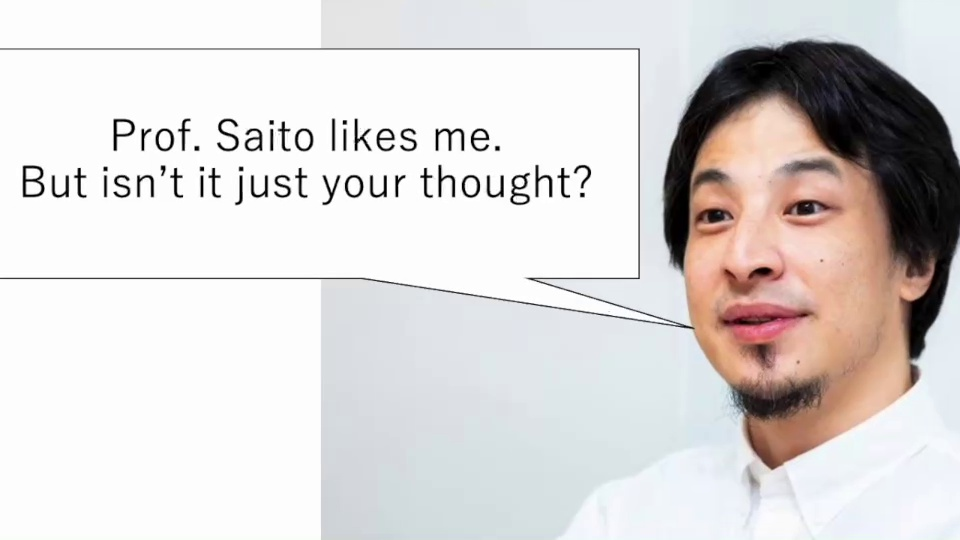
#> input picture exercise0516/frame_img/video_img_0003.jpg, 960 x 540 px, given in place of prof_likes_hiroyuki3.mp4, which was not available
$ python ex0516_2.py
#> lines starting #> are read from the running program, lines starting #| are printed output that depends on the picture; pictures that were not available may be replaced by others from this repository, and a replacement may not be noted
import numpy as np
import cv2 as cv
import scipy.optimize as op
from scipy.signal import butter, lfilter, freqz
import matplotlib.pyplot as plt


def match_feature(img1, img2):  # 前回の課題と同様
    # SIFTを用意
    sift = cv.SIFT_create()
    # 特徴点とdescriberを検出
    kp1, des1 = sift.detectAndCompute(img1, None)
    kp2, des2 = sift.detectAndCompute(img2, None)
    # マッチさせる
    bf = cv.BFMatcher()
    matches = bf.knnMatch(des1, des2, k=2)
    good = []  # オブジェクトの保管場所
    good2 = []  # オブジェクトの保管場所 drawMatchesKnnに食わせるための形式
    for m, n in matches:
        if m.distance < 0.3*n.distance:  # 厳選を実施
            good.append(m)
            good2.append([m])
    img1_pt = [list(map(int, kp1[m.queryIdx].pt))
               for m in good]  # マッチした１枚目の特徴点
    img2_pt = [list(map(int, kp2[m.trainIdx].pt))
               for m in good]  # マッチした２枚目の特徴点
    # img3 = cv.drawMatchesKnn(img1, kp1, img2, kp2, good2,
    #                         None, flags=cv.DrawMatchesFlags_NOT_DRAW_SINGLE_POINTS)  # マッチ状況の描画
    # plt.imshow(img3), plt.show()  # 確認のためマッチの様子を出力

    img1_pt_s = []  # 重複削除後のマッチした特徴点
    img2_pt_s = []
    for i in range(len(img1_pt)):
        if (img1_pt[i] not in img1_pt_s) and (img2_pt[i] not in img2_pt_s):  # 重複の確認
            img1_pt_s.append(img1_pt[i])
            img2_pt_s.append(img2_pt[i])

    img1_pt_s = np.array(img1_pt_s)  # 最適化に備えnumpy形式に変換
    img2_pt_s = np.array(img2_pt_s)
    return img1_pt_s, img2_pt_s


def error_func(t):
    # 特徴点の合致における誤差関数
    answer = 0
    for i in range(len(img1_pt_s)):  # 特徴点の組毎に足しこむ
        # 特徴点間の距離の2乗
        answer += (np.linalg.norm(t+img2_pt_s[i]-img1_pt_s[i]))**2
    return answer


def butter_lowpass(cutoff, fs, order=5):
    nyq = 0.5 * fs
    normal_cutoff = cutoff / nyq
    b, a = butter(order, normal_cutoff, btype='low', analog=False)
    return b, a


def butter_lowpass_filter(data, cutoff, fs, order=5):
    b, a = butter_lowpass(cutoff, fs, order=order)
    y = lfilter(b, a, data)
    return y


# 動画の読み込み
mv = cv.VideoCapture("exercise0516/prof_likes_hiroyuki3.mp4")
frame_count = int(mv.get(cv.CAP_PROP_FRAME_COUNT))  # フレーム数
size = (1080, 1920)
# size=(540,960)
size_cv = (size[1], size[0])
frame_rate = int(mv.get(cv.CAP_PROP_FPS))

# 保存形式の指定
fourcc = cv.VideoWriter_fourcc('m', 'p', '4', 'v')  # 保存形式
save = cv.VideoWriter('exercise0516/result/stabilized.mp4',
                      fourcc, frame_rate, size_cv)

vec0_list = []
vec1_list = []

# for i in range(20):
for i in range(frame_count):
    ch, frame = mv.read()  # １フレームずつ取り出す
    frame = cv.cvtColor(frame, cv.COLOR_RGB2GRAY)  # モノクロに変換
    if i != 0:  # 初回はスキップ
        print(i)
        img1_pt_s, img2_pt_s = match_feature(frame_old, frame)  # 特徴点マッチング
        vec = op.minimize(error_func, [0, 0]).x  # ブレのベクトル最適化
        vec = [int(vec[0]), int(vec[1])]  # ベクトルの成分をintに変換
        vec0_list.append(vec[0])
        vec1_list.append(vec[1])
    frame_old = frame
#> this loop made 1 pass
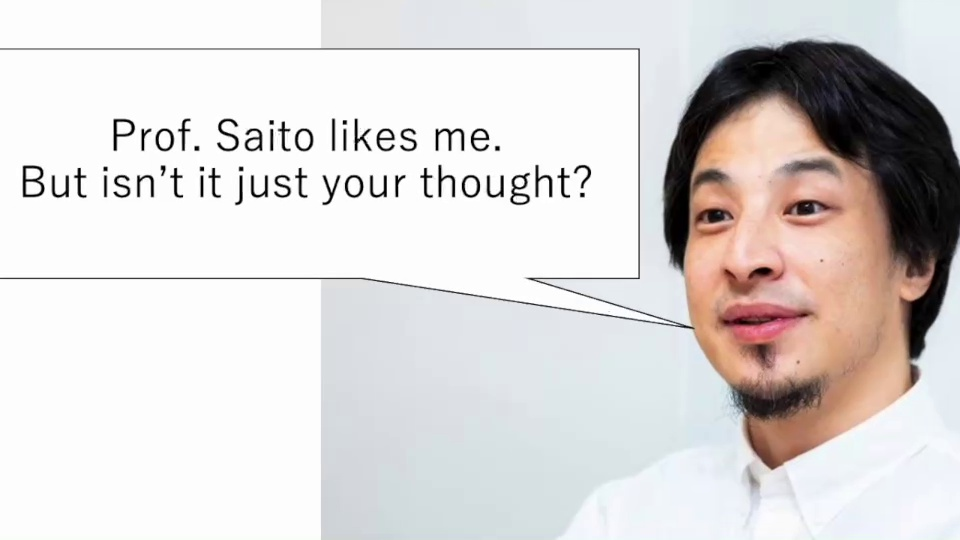
#> input picture exercise0516/frame_img/video_img_0003.jpg, 960 x 540 px, given in place of prof_likes_hiroyuki3.mp4, which was not available
#> pass 1, `frame = cv.cvtColor(frame, cv.COLOR_RGB2GRAY)`:
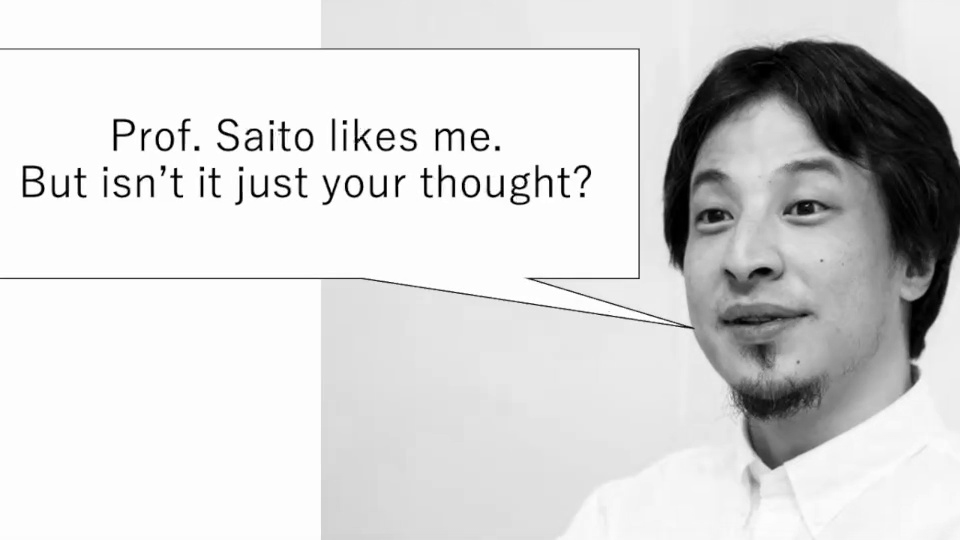
#> frame: shape (540, 960); min 0, max 255, mean 215.2
#> after the loop, vec0_list = []; vec1_list = []

# ベクトルuの平滑化処理

# LPFのパラメータ。試行錯誤的に決定。
order = 6
fs = 30.0
cutoff = 3.667
T = 5.0
n = int(T * fs)

vec0_list = butter_lowpass_filter(
    vec0_list, cutoff, fs, order)  # スタビライズベクトルの高周波成分の消去
#> in butter_lowpass_filter, `y = lfilter(b, a, data)`: y = empty array
#> vec0_list = empty array
vec1_list = butter_lowpass_filter(vec1_list, cutoff, fs, order)
#> vec1_list = empty array


mv2 = cv.VideoCapture("exercise0516/prof_likes_hiroyuki3.mp4")

# for i in range(19):
for i in range(0, frame_count-1):
    ch, frame = mv2.read()  # １フレームずつ取り出す
    if ch:
        frame = cv.cvtColor(frame, cv.COLOR_RGB2GRAY)  # モノクロに変換
        vec[0] = int(vec0_list[i])
        vec[1] = int(vec1_list[i])
        y_start = 0 if vec[0] <= 0 else vec[0]  # 切り出す部分の設定
        y_end = size[0]+vec[0] if vec[0] <= 0 else size[0]
        x_start = 0 if vec[1] <= 0 else vec[1]
        x_end = size[1]+vec[1] if vec[1] <= 0 else size[1]
        tsukau_tokoro = frame[y_start:y_end, x_start:x_end]  # 画像を切り出す
        print(i, tsukau_tokoro.shape)
        canvas = np.insert(tsukau_tokoro, 0 if vec[0] <= 0 else tsukau_tokoro.shape[0], np.zeros(
            (abs(vec[0]), 1)), axis=0)  # 空白行の挿入
        canvas = np.insert(canvas, 0 if vec[1] <= 0 else tsukau_tokoro.shape[1], np.zeros(
            (abs(vec[1]), 1)), axis=1)  # 空白列の挿入
        canvas = canvas[100:canvas.shape[0]-100, 100:canvas.shape[1]-100]  # 拡大
        frame = cv.resize(canvas, size_cv)
        frame = cv.cvtColor(frame, cv.COLOR_GRAY2BGR)
        save.write(frame)

print("保存しました")

mv2.release()  # ファイルを閉じる
save.release()
cv.destroyAllWindows()  # ウインドウを閉じる

$ run again, on exercise0516/frame_img/video_img_0006.jpg
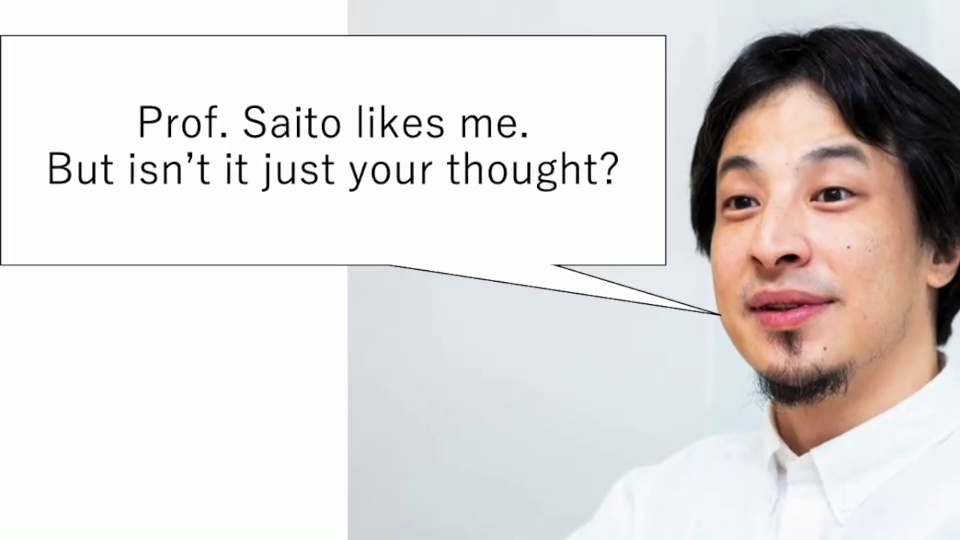
#> input picture exercise0516/frame_img/video_img_0006.jpg, 960 x 540 px, given in place of prof_likes_hiroyuki3.mp4, which was not available
#> the loop `for i in range(frame_count):` made 1 pass
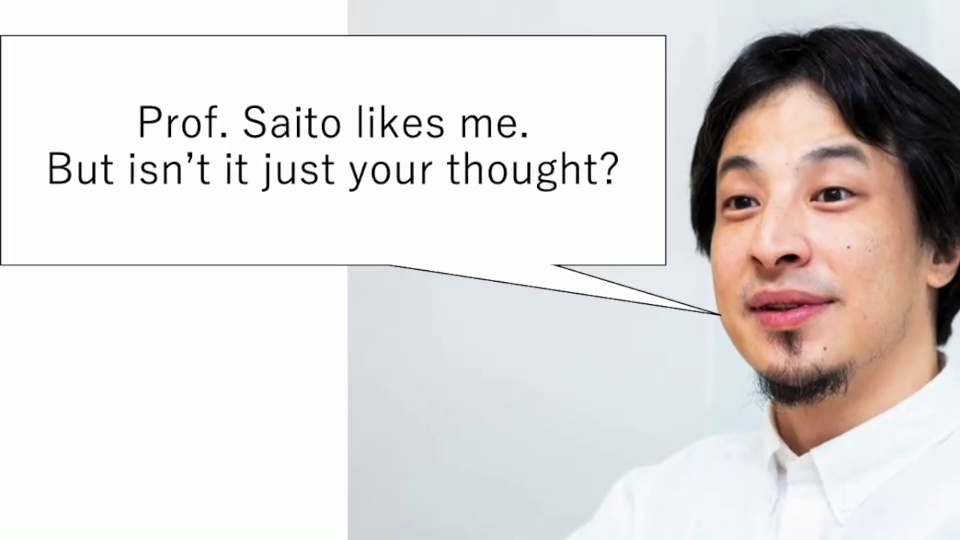
#> input picture exercise0516/frame_img/video_img_0006.jpg, 960 x 540 px, given in place of prof_likes_hiroyuki3.mp4, which was not available
#> pass 1, `frame = cv.cvtColor(frame, cv.COLOR_RGB2GRAY)`:
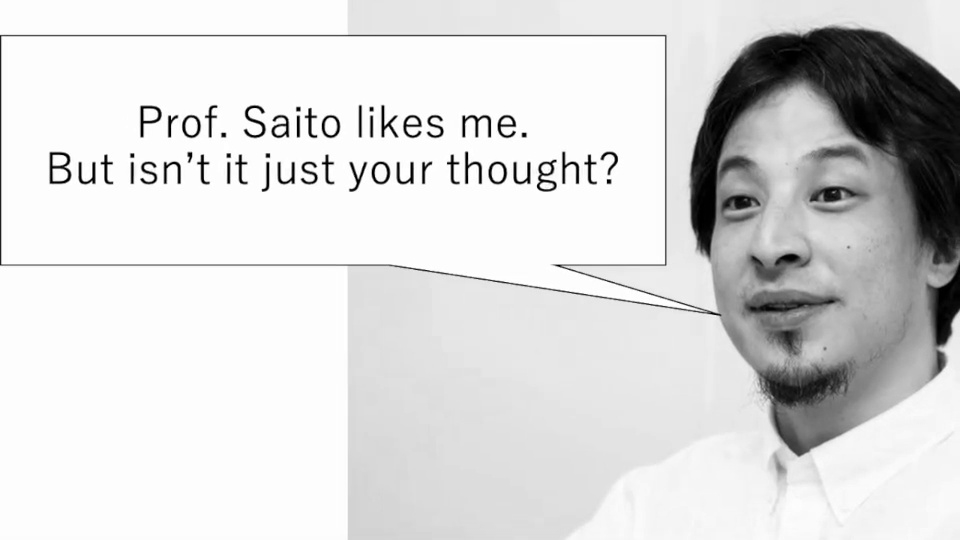
#> frame: shape (540, 960); min 0, max 255, mean 217.4
#> after the loop `for i in range(frame_count):`: vec0_list = []
#> y = empty array

$ run again, on exercise0516/frame_img/video_img_0021.jpg
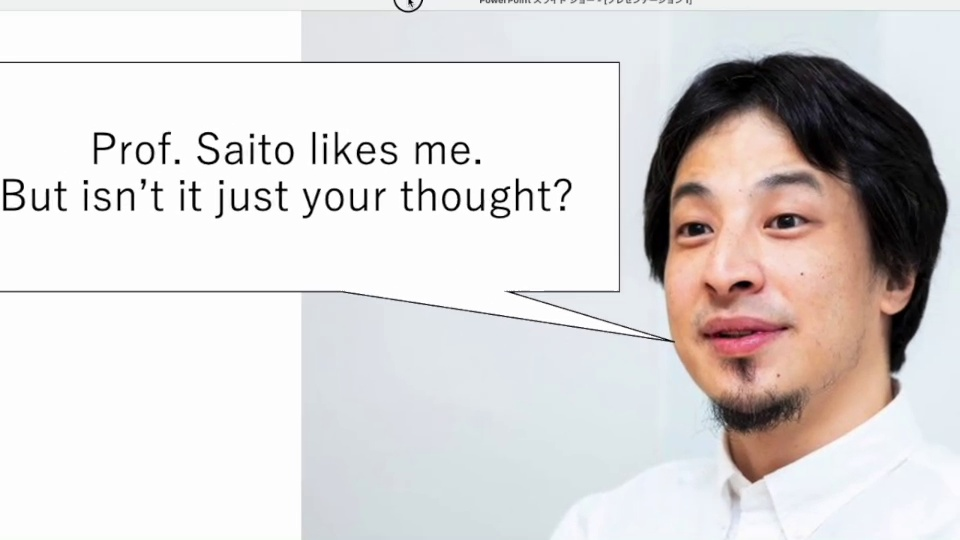
#> input picture exercise0516/frame_img/video_img_0021.jpg, 960 x 540 px, given in place of prof_likes_hiroyuki3.mp4, which was not available
#> the loop `for i in range(frame_count):` made 1 pass
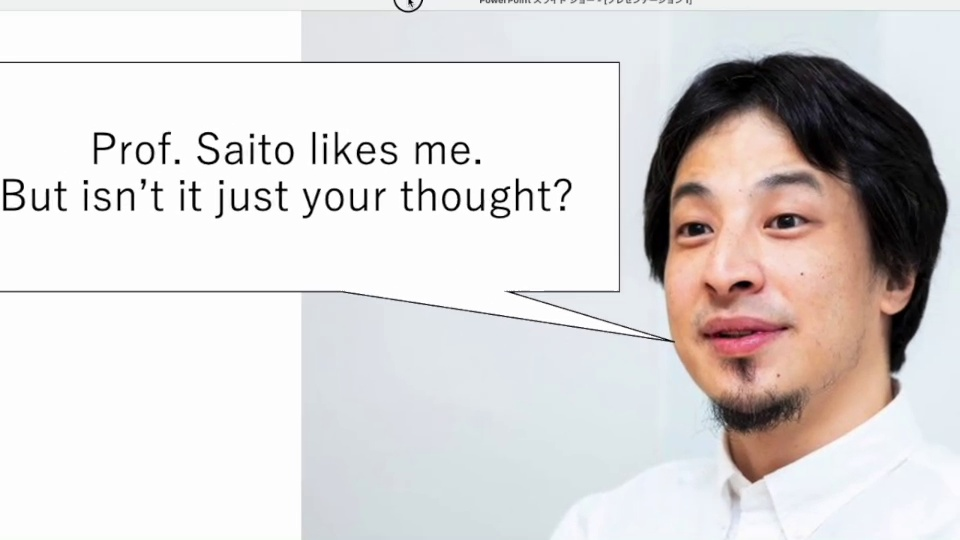
#> input picture exercise0516/frame_img/video_img_0021.jpg, 960 x 540 px, given in place of prof_likes_hiroyuki3.mp4, which was not available
#> pass 1, `frame = cv.cvtColor(frame, cv.COLOR_RGB2GRAY)`:
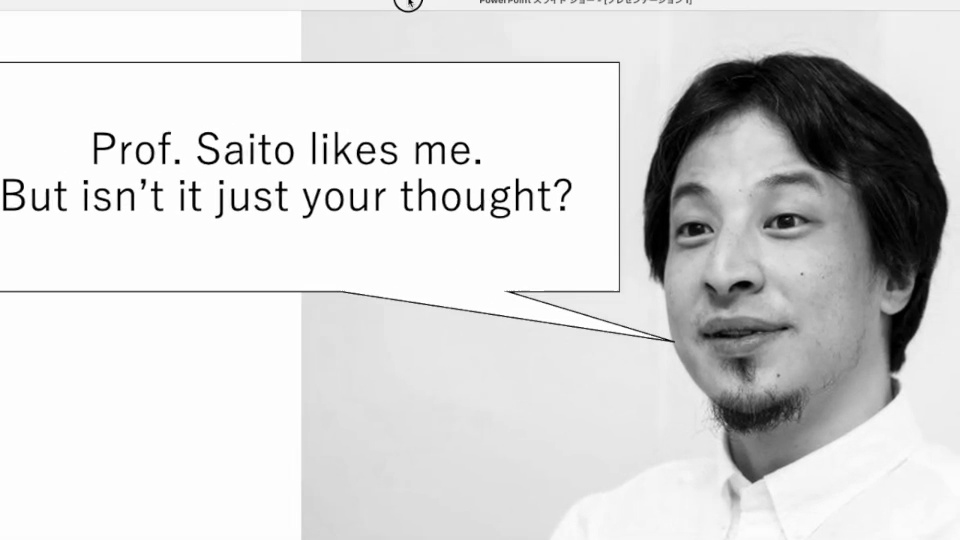
#> frame: shape (540, 960); min 0, max 255, mean 214.7
#> after the loop `for i in range(frame_count):`: vec0_list = []
#> y = empty array
